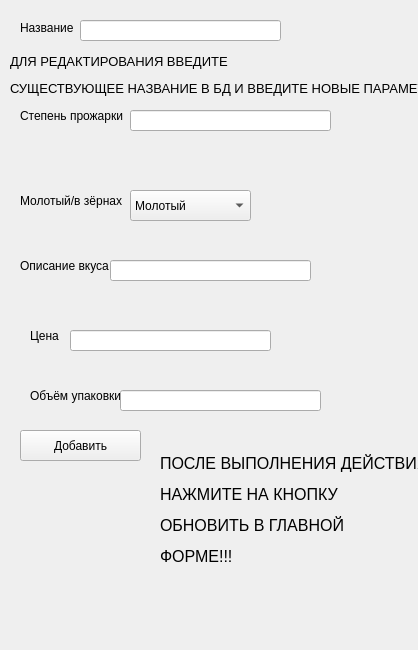
<?xml version="1.0" encoding="UTF-8"?>
<ui version="4.0">
 <class>Form</class>
 <widget class="QWidget" name="Form">
  <property name="geometry">
   <rect>
    <x>0</x>
    <y>0</y>
    <width>418</width>
    <height>650</height>
   </rect>
  </property>
  <property name="windowTitle">
   <string>Form</string>
  </property>
  <widget class="QLabel" name="label">
   <property name="geometry">
    <rect>
     <x>20</x>
     <y>20</y>
     <width>101</width>
     <height>16</height>
    </rect>
   </property>
   <property name="text">
    <string>Название</string>
   </property>
  </widget>
  <widget class="QLabel" name="label_2">
   <property name="geometry">
    <rect>
     <x>20</x>
     <y>100</y>
     <width>181</width>
     <height>31</height>
    </rect>
   </property>
   <property name="text">
    <string>Степень прожарки</string>
   </property>
  </widget>
  <widget class="QLabel" name="label_3">
   <property name="geometry">
    <rect>
     <x>20</x>
     <y>190</y>
     <width>231</width>
     <height>21</height>
    </rect>
   </property>
   <property name="text">
    <string>Молотый/в зёрнах</string>
   </property>
  </widget>
  <widget class="QLabel" name="label_4">
   <property name="geometry">
    <rect>
     <x>20</x>
     <y>250</y>
     <width>211</width>
     <height>31</height>
    </rect>
   </property>
   <property name="text">
    <string>Описание вкуса</string>
   </property>
  </widget>
  <widget class="QLabel" name="label_5">
   <property name="geometry">
    <rect>
     <x>30</x>
     <y>320</y>
     <width>251</width>
     <height>31</height>
    </rect>
   </property>
   <property name="text">
    <string>Цена</string>
   </property>
  </widget>
  <widget class="QLabel" name="label_6">
   <property name="geometry">
    <rect>
     <x>30</x>
     <y>380</y>
     <width>151</width>
     <height>31</height>
    </rect>
   </property>
   <property name="text">
    <string>Объём упаковки</string>
   </property>
  </widget>
  <widget class="QLineEdit" name="lineEdit">
   <property name="geometry">
    <rect>
     <x>80</x>
     <y>20</y>
     <width>201</width>
     <height>21</height>
    </rect>
   </property>
  </widget>
  <widget class="QLineEdit" name="lineEdit_2">
   <property name="geometry">
    <rect>
     <x>130</x>
     <y>110</y>
     <width>201</width>
     <height>21</height>
    </rect>
   </property>
  </widget>
  <widget class="QLineEdit" name="lineEdit_3">
   <property name="geometry">
    <rect>
     <x>110</x>
     <y>260</y>
     <width>201</width>
     <height>21</height>
    </rect>
   </property>
  </widget>
  <widget class="QLineEdit" name="lineEdit_4">
   <property name="geometry">
    <rect>
     <x>70</x>
     <y>330</y>
     <width>201</width>
     <height>21</height>
    </rect>
   </property>
  </widget>
  <widget class="QLineEdit" name="lineEdit_5">
   <property name="geometry">
    <rect>
     <x>120</x>
     <y>390</y>
     <width>201</width>
     <height>21</height>
    </rect>
   </property>
  </widget>
  <widget class="QComboBox" name="comboBox">
   <property name="geometry">
    <rect>
     <x>130</x>
     <y>190</y>
     <width>121</width>
     <height>31</height>
    </rect>
   </property>
   <item>
    <property name="text">
     <string>Молотый</string>
    </property>
   </item>
   <item>
    <property name="text">
     <string>В зёрнах</string>
    </property>
   </item>
  </widget>
  <widget class="QPushButton" name="pushButton5">
   <property name="geometry">
    <rect>
     <x>20</x>
     <y>430</y>
     <width>121</width>
     <height>31</height>
    </rect>
   </property>
   <property name="text">
    <string>Добавить</string>
   </property>
  </widget>
  <widget class="QLabel" name="label_7">
   <property name="geometry">
    <rect>
     <x>160</x>
     <y>430</y>
     <width>261</width>
     <height>161</height>
    </rect>
   </property>
   <property name="text">
    <string>&lt;html&gt;&lt;head/&gt;&lt;body&gt;&lt;p&gt;&lt;span style=&quot; font-size:12pt;&quot;&gt;ПОСЛЕ ВЫПОЛНЕНИЯ ДЕЙСТВИЯ&lt;/span&gt;&lt;/p&gt;&lt;p&gt;&lt;span style=&quot; font-size:12pt;&quot;&gt;НАЖМИТЕ НА КНОПКУ&lt;/span&gt;&lt;/p&gt;&lt;p&gt;&lt;span style=&quot; font-size:12pt;&quot;&gt;ОБНОВИТЬ В ГЛАВНОЙ &lt;/span&gt;&lt;/p&gt;&lt;p&gt;&lt;span style=&quot; font-size:12pt;&quot;&gt;ФОРМЕ!!!&lt;/span&gt;&lt;/p&gt;&lt;/body&gt;&lt;/html&gt;</string>
   </property>
  </widget>
  <widget class="QLabel" name="label_8">
   <property name="geometry">
    <rect>
     <x>10</x>
     <y>50</y>
     <width>431</width>
     <height>51</height>
    </rect>
   </property>
   <property name="text">
    <string>&lt;html&gt;&lt;head/&gt;&lt;body&gt;&lt;p&gt;&lt;span style=&quot; font-size:10pt;&quot;&gt;ДЛЯ РЕДАКТИРОВАНИЯ ВВЕДИТЕ&lt;/span&gt;&lt;/p&gt;&lt;p&gt;&lt;span style=&quot; font-size:10pt;&quot;&gt;СУЩЕСТВУЮЩЕЕ НАЗВАНИЕ В БД И ВВЕДИТЕ НОВЫЕ ПАРАМЕТРЫ&lt;/span&gt;&lt;/p&gt;&lt;/body&gt;&lt;/html&gt;</string>
   </property>
  </widget>
 </widget>
 <resources/>
 <connections/>
</ui>
